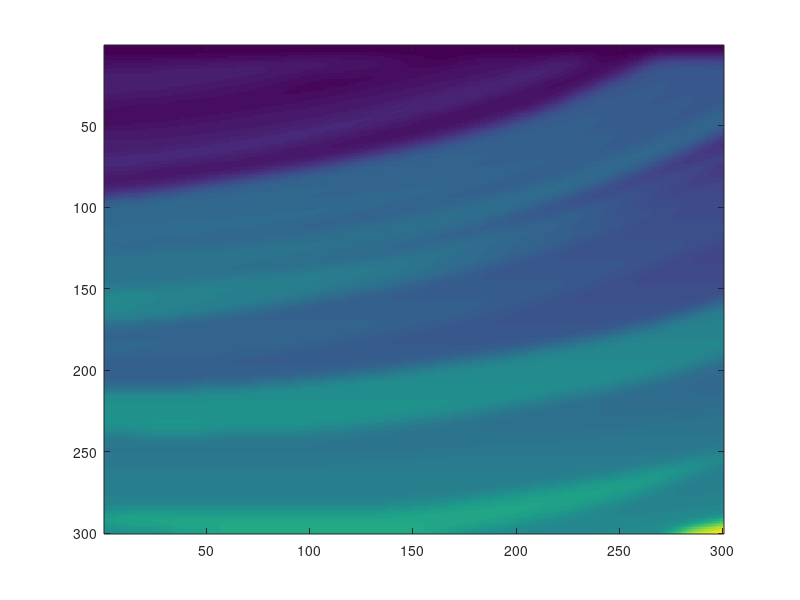

Recreate this plot in MATLAB. (Note: this script raises an error after producing the figure.)
%clear 
dt=0.0005;     % time sampling interval
T=0.5;        % time length
nt=T/dt;      % number of time samples

tt=-0.04:dt:0.04;
fs=1/dt;
fm=50;
A=1;
% wave=A*(1-2*(pi*fm*tt).^2).*exp(-(pi*fm*tt).^2);
% T=0.5;        % 
% wave(round(T/dt))=0;    % 
% w=fft(wave);


% Vv=load('marmvel.mat');Vv=Vv.V1;       % m/s
% Vv=imgaussfilt(Vv,4);
Vv=load('marmsmooth.mat');Vv=Vv.V1;
% v0=2000;
% Vv=v0*ones(300,300);


[nz nx] = size(Vv);               % nx number of x samples
                                  % nz number of z samples
wr=40;
Va=mean(mean(Vv));
L0=2*pi*Va/wr;

                                  
dz=4;                              % z sampling interval m
dx=4;                              % x sampling interval m

d=2000*ones(nz,nx);                    % density kg/m^3
Us=zeros(300,300,1000);
imagesc(Vv);
hold on;
for i=1:60
    
end


for x=1:300
    for z=1:300
        Usn=zeros(1,1000);
        for i=1:2
        s=fliplr(sqrt(((z-1)*dz)^2+((x-i)*dx)^2));
        Va=0;
        for j=1:z
            x0=floor((x-i)*(j-1)/(z)+i);
            Va=Va+Vv(j,x0);
        end
        Va=Va/z;
        u0=fft(Seis(:,i));
        w=0:2:1999;
        Usn=Usn+u0'.*((Va^2/(Va^2/4+i*Va*s))^(1/2)*exp(i*w*s/Va));
        end
        Uf(z,x,:)=Usn;
    end
end


for x=1:300
    for z=1:300
        Ut(z,x,:)=ifft(Us(z,x,:));
    end
end


for i=1:1000
    imagesc(real(Ut(:,:,i)));
    shading interp;      %Ϊʹͼ��ƽ�����в�ֵ
    axis square;         %��������������ϵ
    colormap('gray');
    pause(1e-3);
    
end


